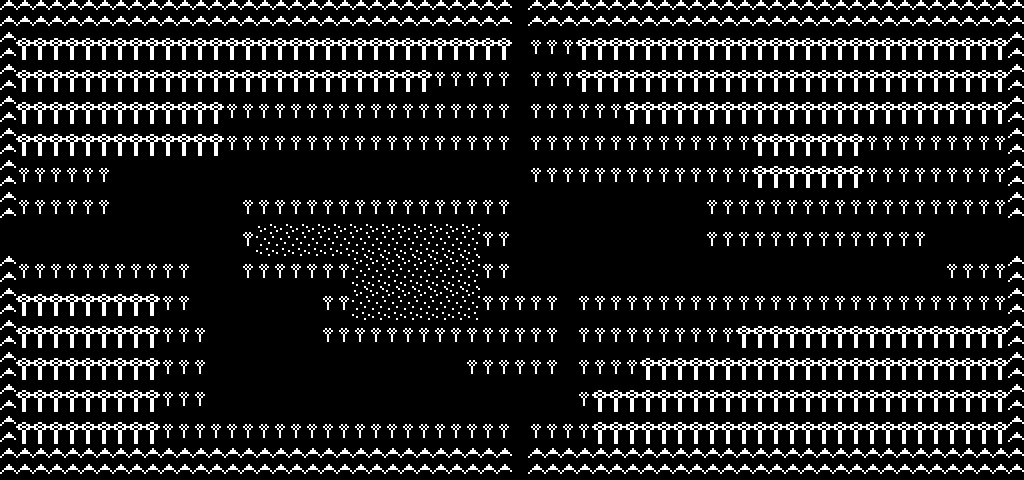

Below is a game level as drawn by its tile map, then a one-line description and the .tmx that defines it (tile-layer data replaced by summaries):
An orthogonal 64x15 tile map with 16x32 px tiles, 1 tile layer (Map7).

<map version="1.0" orientation="orthogonal" width="64" height="15" tilewidth="16" tileheight="32">
 <tileset firstgid="1" name="tileset15" tilewidth="16" tileheight="32">
  <image source="../res/tileset15.png" width="240" height="32" />
  <tile id="0">
   <properties>
    <property name="type" value="NULL" />
   </properties>
  </tile>
  <tile id="1">
   <properties>
    <property name="type" value="BRICK" />
   </properties>
  </tile>
  <tile id="2">
   <properties>
    <property name="type" value="WOODS" />
   </properties>
  </tile>
  <tile id="3">
   <properties>
    <property name="type" value="MOUNTAIN1" />
   </properties>
  </tile>
  <tile id="4">
   <properties>
    <property name="type" value="PATH" />
   </properties>
  </tile>
  <tile id="5">
   <properties>
    <property name="type" value="SWAMP" />
   </properties>
  </tile>
  <tile id="6">
   <properties>
    <property name="type" value="TOWN" />
   </properties>
  </tile>
  <tile id="7">
   <properties>
    <property name="type" value="CHARACTER" />
   </properties>
  </tile>
  <tile id="8">
   <properties>
    <property name="type" value="ICHARACTER" />
   </properties>
  </tile>
  <tile id="9">
   <properties>
    <property name="type" value="GATE" />
   </properties>
  </tile>
  <tile id="10">
   <properties>
    <property name="type" value="MAPEDGE" />
   </properties>
  </tile>
  <tile id="11">
   <properties>
    <property name="type" value="PORTAL" />
   </properties>
  </tile>
  <tile id="12">
   <properties>
    <property name="type" value="FOREST" />
   </properties>
  </tile>
  <tile id="13">
   <properties>
    <property name="type" value="MOUNTAIN2" />
   </properties>
  </tile>
  <tile id="14">
   <properties>
    <property name="type" value="LAMP" />
   </properties>
  </tile>
 </tileset>
 <layer name="Map7" width="64" height="15">
  <data>[960 cells, 960 non-empty, 6 distinct tile ids]</data>
 </layer>
</map>
